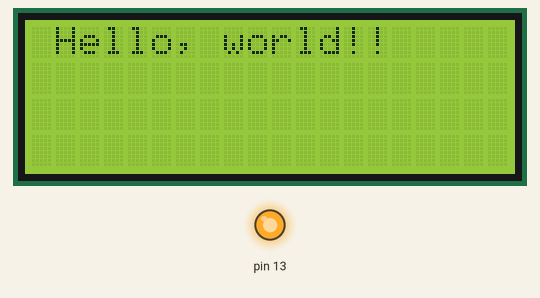
This sketch was run on a simulated Arduino Uno, built with avr-gcc and run on an emulated ATmega328P. On the bench: 20×4 character LCD, output pins drawn as LEDs (lit = HIGH).

Above: at 0.17 s.
At 0.68 s:
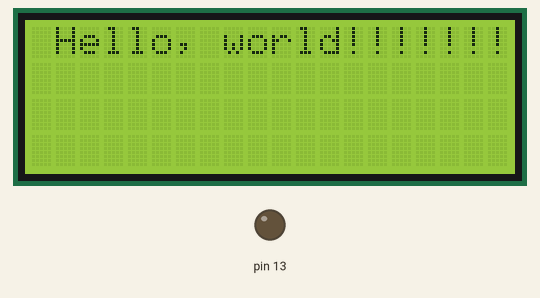
At 1.18 s:
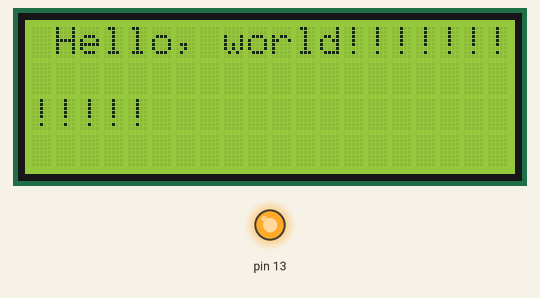
At 2.15 s:
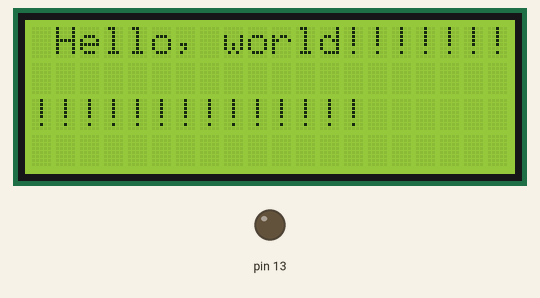
Timing chart, 0 to 40.0 s (numbered marks = the images above):
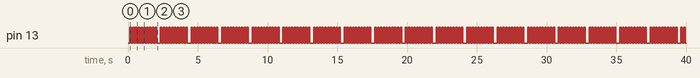

Measured:
- by itself, pin 13: repeats every 2.2 s: 9 × (LOW 0.10 s, HIGH 0.10 s), LOW 0.28 s, HIGH 0.10 s
- by itself, everything shown: repeats every 2.2 s, in 21 steps

The sketch:

LCD_Tester.ino
```cpp
#include <Wire.h>
#include <LiquidCrystal_I2C.h>

LiquidCrystal_I2C lcd(0x27, 20, 4);

void setup()
{
  pinMode(13,OUTPUT);
}

void loop()
{
  lcd.begin();
  delay(50);

  lcd.backlight();
  lcd.print(" Hello, world!");

  for(uint8_t ii=0; ii<20; ii++)
  {
    lcd.print('!');
    digitalWrite(13,!digitalRead(13));
    delay(100);
  }

  Wire.end();
  delay(50);
}
```
